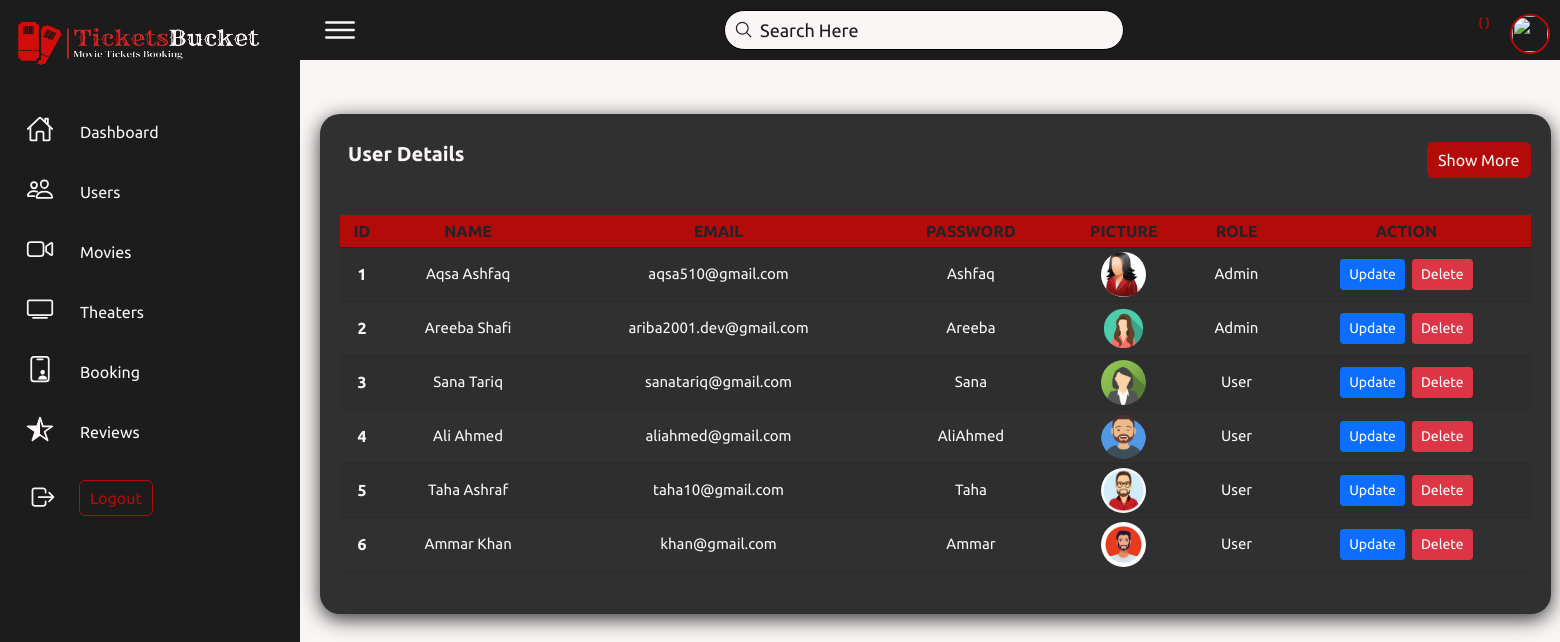
Screenshot of /AdminPanel/Pages/Users.php with the database file from the repository.
### tables this page shows
CREATE TABLE `registration` (
  `register_id` int(11) NOT NULL,
  `full_name` varchar(255) NOT NULL,
  `email` varchar(255) NOT NULL,
  `Apassword` varchar(255) NOT NULL,
  `picture` varchar(250) NOT NULL,
  `Urole` varchar(50) NOT NULL
);

### AdminPanel/Pages/Users.php (the view, shortened to what this page needs)
<?php
include("Config.php");
?>
<!DOCTYPE html>
<html lang="en">
<head>
    <link rel="stylesheet" href="../assets/css/bootstrap-5.0.2-dist/css/bootstrap.min.css">
    <link rel="stylesheet" href="../assets/css/main.css">
    <link rel="stylesheet" href="https://cdnjs.cloudflare.com/ajax/libs/font-awesome/6.3.0/css/all.min.css">
</head>
<body>
<div class="container1">
    <div class="row">
        <div class="col-sm-12">
        <div class="navigation">
        <ul>
        <li>
            <a href="#">
                <span class="icon">
                    <img src="../assets/images/mylogo (2).png" alt="" class="ion-icon">
                </span>
            </a>
        </li>
        <li>
           <a href="../index.php">
                <span class="icon">
                  <ion-icon name="home-outline"></ion-icon>
                </span>
                <span class="title" style="margin-top:20px;margin-left: 10px;">Dashboard</span>
            </a>
        </li>
        <li>
           <a href="Users.php">
                <span class="icon">
                <ion-icon name="people-outline"></ion-icon>
                </span>
                <span class="title" style="margin-top:20px;margin-left: 10px;">Users</span>
            </a>
        </li>
        <li>
           <a href="Movies.php">
                <span class="icon">
                     <ion-icon name="videocam-outline"></ion-icon>
                </span>
                <span class="title" style="margin-top:20px;margin-left: 10px;">Movies</span>
            </a>
        </li>
        <li>
           <a href="Theaters.php">
                <span class="icon">
                <ion-icon name="tv-outline"></ion-icon>
                </span>
                <span class="title" style="margin-top:20px;margin-left: 10px;">Theaters</span>
            </a>
        </li>
        <li>
           <a href="booking.php">
                <span class="icon">
                <ion-icon name="id-card-outline"></ion-icon>
                </span>
                <span class="title" style="margin-top:20px;margin-left: 10px;">Booking</span>
            </a>
        </li>
        <li>
           <a href="reviews.php">
                <span class="icon">
                <ion-icon name="star-half-outline"></ion-icon>
                </span>
                <span class="title" style="margin-top:20px;margin-left: 10px;">Reviews</span>
            </a>
        </li>
        <li>
           <a href="#">
                <span class="icon" style="margin-top:8px;margin-left:3px;">
                <ion-icon name="log-out-outline"></ion-icon>
                </span>
                <form action="" method="post" style="margin-top:20px;margin-left: 6px;">
                   <button class="title "id="LgBtn" name="logout" type="submit" style=" padding: 5px 10px;
                    background: transparent; color: var(--dark_red); text-decoration: none;
                     border-radius: 6px;border:1px solid var(--dark_red);">Logout</button>
                </form>
            </a>
        </li>
        </ul>
        </div>
        </div>
    </div>
    <div class="main">
        <div class="row">
            <div class="col-sm-12">
            <div class="topbar">
            <div class="toggle">
               <ion-icon name="menu-outline"></ion-icon>
            </div>
            <div class="search">
                <label>
                    <input type="text" placeholder="Search Here">
                    <ion-icon name="search-outline"></ion-icon>
                </label>
            </div>
            <div class="AD_Info">
            <div class="admin" style="float:right;margin-top:7px;">
                    <img src="../assets/images/<?php echo $_SESSION['picture']; ?>" alt="">
                </div>
                <div class="AD_Role" style="margin-right:60px;">
                    <h6 class="text-sm text-center" style="color:var(--dark_red);font-size:13px;">( <?php echo $_SESSION['role']; ?> )</h6>
                </div>
            </div>
        </div><br>
            </div>
        </div>
     <div class="container">
        <div class="row">
            <div class="col-sm-12">
            <div class="details">
          <div class="userData">
              <div class="cardHeader pt-2">
                  <h3 class="userHd ps-2 ">User Details</h3>
                       <button type="submit" class="Addbtn" name="show">Show More</button>
              </div><br>
              <div class="table-responsive-sm">
             <table class="table table-bordered-bottom align-middle border-d table-sm table-responsive-md table-striped text-center" >
                <thead>
                    <tr class="text-dark" style="background: var(--dark_red);">
                        <th>ID</th>
                        <th>NAME</th>
                        <th>EMAIL</th>
                        <th>PASSWORD</th>
                        <th>PICTURE</th>
                        <th>ROLE</th>
                        <th>ACTION</th>
                    </tr>
                </thead>
                <tbody>
                <?php
          $data = mysqli_query($conn,"SELECT * from registration");
          while ($users_data = mysqli_fetch_array($data)){
            ?>
            <tr>
              <th><?php echo $users_data["register_id"] ?></th>
              <td><?php echo $users_data["full_name"] ?></td>
              <td><?php echo $users_data["email"] ?></td>
              <td><?php echo $users_data["Apassword"] ?></td>
              <td><img width="100px" class="pic" height="100px" src="../assets/images/<?php echo $users_data["picture"] ?>" alt=""></td>
              <td><?php echo $users_data["Urole"] ?></td>
              <td><button type="button" class="btn btn-primary btn-sm editbtn"><a href="Users.php?id=<?php echo $row["register_id"] ?>"
               class="text-white text-decoration-none" data-bs-toggle="modal" data-bs-target="#updateModal"> Update</a></button>&nbsp;
               <button type="button" class="btn btn-danger btn-sm"><a href="delete.php?id=<?php echo  $users_data["register_id"] ?>"
               class="text-white text-decoration-none"> Delete</a></button></td>
            </tr>
        <?php  } ?>
                </tbody>
             </table>
              </div>
          </div>
       </div>
            </div>
        </div>
     </div>
    </div>
</div>
</body>
</html>

### AdminPanel/assets/css/main.css (style rules this page uses)
* { font-family: 'Ubuntu', sans-serif; margin: 0; padding: 0; box-sizing: border-box; }
:root { --dark_red: rgb(179, 10, 10); --light_red:rgb(234, 0, 0); --light_black: rgb(29, 28, 28); --white: #faf6f6; --light: #ffe2e2 ; --dark_black:rgb(0, 0, 0); }
body { min-height: 100vh; overflow-x: hidden; background: var(--white); }
.container1 { position: relative; width: 100%; }
.navigation { position: fixed; width: 300px; height: 100%; background: var(--light_black); border-left: 10px solid var(--light_black); transition: 0.5s; overflow: hidden; }
.navigation ul { position: absolute; top: 0; left: 0; width: 100%; padding-left: 0; }
.navigation ul li { position: relative; width: 100%; list-style: none; border-top-left-radius: 30px; border-bottom-left-radius: 30px; }
.navigation ul li:nth-child(1) { margin-bottom: 40px; pointer-events: none; }
.navigation ul li a { position: relative; display: block; width: 100%; display: flex; text-decoration: none; color: var(--white); }
.navigation ul li a .icon { position: relative; display: block; min-width: 60px; height: 60px; line-height: 75px; text-align: center; }
.navigation ul li a .icon ion-icon { font-size: 1.75rem; }
.navigation ul li a .icon .ion-icon { width: 115%; height: 110%; margin-top: 10px; overflow: hidden; cursor: pointer; }
.main { position: absolute; width: calc(100% - 300px); left: 300px; min-height: 100vh; background: var(--white); transition: 0.5s; }
.topbar { width: 100%; height: 60px; display: flex; justify-content: space-between; align-items: center; padding: 0 10px; background: var(--light_black); }
.toggle { position: relative; width: 60px; height: 60px; display: flex; justify-content: center; align-items: center; font-size: 2.5rem; cursor: pointer; color: var(--white); }
.search { position: relative; width: 400px; margin: 0 10px; }
.search label { position: relative; width: 100%; }
.search label input { width: 100%; height: 40px; border-radius: 40px; padding: 5px 20px; padding-left: 35px; font-size: 18px; background: var(--white); outline: none; border: 1px solid var(--dark_black); }
.search label input::placeholder { color: var(--light_black); }
.search label ion-icon { position: absolute; margin-top: 10px; left: 10px; font-size: 1.2rem; }
.admin { position: relative; width: 40px; height: 40px; border: 2px solid var(--dark_red); border-radius: 50%; overflow: hidden; cursor: pointer; }
.admin img { position: absolute; top: 0; left: 0; width: 100%; height: 100%; object-fit: cover; }
.details { position: relative; width: 155%; right: 12px; padding: 20px; display: grid; grid-template-columns: 2fr 1fr; grid-gap:30px; margin-top: 10px; }
.details .userData { position: relative; display: grid; min-height: 500px; background:rgb(48, 48, 48); padding: 20px; box-shadow: 0 5px 20px rgba(0, 0, 0, 0.8); border-radius: 20px; }
.details .cardHeader { display: flex; justify-content: space-between; align-items: flex-start; }
.cardHeader .userHd { font-weight: 600; font-size:20px; color: var(--white); }
.cardHeader .Addbtn { position: relative; padding: 5px 10px; background: var(--dark_red); color: var(--white); text-decoration: none; border-radius: 6px; border: 1px solid var(--dark_red); }
.details table { width: 100%; border-collapse:collapse; }
.details table tbody td { font-size: 15px; }
.details .userData table tr { color: var(--white); border-bottom: 1px solid rgba(0, 0, 0, 0.1); }
.details .userData table tbody tr .pic { width: 45px; height: 45px; border-radius: 50%; cursor: pointer; overflow: hidden; }

### rows the page displays
registration: register_id "1", full_name "Aqsa Ashfaq", email "aqsa510@gmail.com", Apassword "Ashfaq", picture (picture), Urole "Admin"
registration: register_id "2", full_name "Areeba Shafi", email "ariba2001.dev@gmail.com", Apassword "Areeba", picture (picture), Urole "Admin"
registration: register_id "3", full_name "Sana Tariq", email "sanatariq@gmail.com", Apassword "Sana", picture (picture), Urole "User"
registration: register_id "4", full_name "Ali Ahmed", email "aliahmed@gmail.com", Apassword "AliAhmed", picture (picture), Urole "User"
registration: register_id "5", full_name "Taha Ashraf", email "taha10@gmail.com", Apassword "Taha", picture (picture), Urole "User"
registration: register_id "6", full_name "Ammar Khan", email "khan@gmail.com", Apassword "Ammar", picture (picture), Urole "User"
